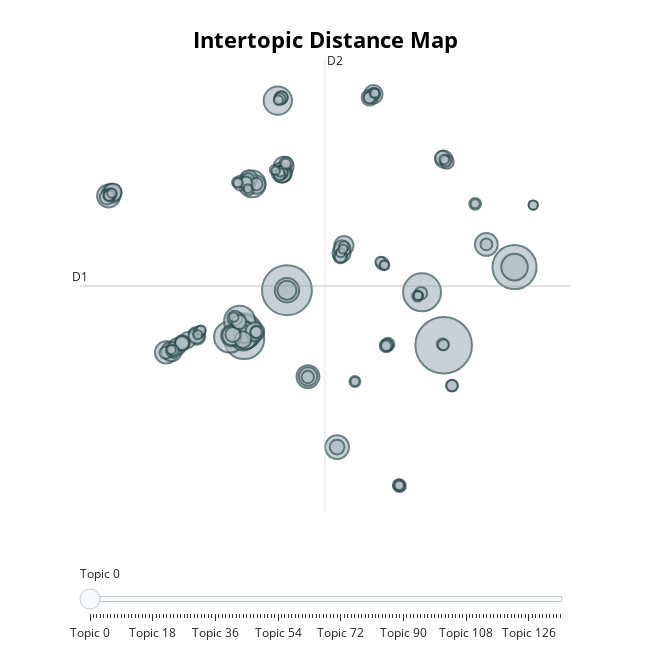

The cell this chart's notebook holds for it:
### Code cell
bert_model.visualize_topics()

### Figure 1 — Plotly figure (JSON) as saved in the notebook; plotly's stock layout.template omitted (floating-point values rounded to 4 significant figures; data arrays with more than 128 entries replaced by an {"elided": "..."} marker saying what was removed)
{"data": [{"customdata": {"elided": "136x3 mixed values"}, "hovertemplate": "<b>Topic %{customdata[0]}</b><br>%{customdata[1]}<br>Size: %{customdata[2]}", "legendgroup": "", "marker": {"color": "#B0BEC5", "line": {"color": "DarkSlateGrey", "width": 2}, "size": {"elided": "136 int values"}, "sizemode": "area", "sizeref": 0.2838, "symbol": "circle"}, "mode": "markers", "name": "", "orientation": "v", "showlegend": false, "type": "scatter", "x": {"elided": "136 float values"}, "xaxis": "x", "y": {"elided": "136 float values"}, "yaxis": "y"}], "layout": {"annotations": [{"showarrow": false, "text": "D1", "x": -15.28, "y": 2.421, "yshift": 10}, {"showarrow": false, "text": "D2", "x": 2.703, "xshift": 10, "y": 21.98}], "height": 650, "hoverlabel": {"bgcolor": "white", "font": {"family": "Rockwell", "size": 16}}, "legend": {"itemsizing": "constant", "tracegroupgap": 0}, "margin": {"t": 60}, "shapes": [{"line": {"color": "#CFD8DC", "width": 2}, "type": "line", "x0": 2.703, "x1": 2.703, "y0": -17.14, "y1": 21.98}, {"line": {"color": "#9E9E9E", "width": 2}, "type": "line", "x0": -15.28, "x1": 20.69, "y0": 2.421, "y1": 2.421}], "sliders": [{"active": 0, "pad": {"t": 50}, "steps": [{"args": [{"marker.color": {"elided": "1x136 str values"}}], "label": "Topic 0", "method": "update"}, {"args": [{"marker.color": {"elided": "1x136 str values"}}], "label": "Topic 1", "method": "update"}, {"args": [{"marker.color": {"elided": "1x136 str values"}}], "label": "Topic 2", "method": "update"}, {"args": [{"marker.color": {"elided": "1x136 str values"}}], "label": "Topic 3", "method": "update"}, {"args": [{"marker.color": {"elided": "1x136 str values"}}], "label": "Topic 4", "method": "update"}, {"args": [{"marker.color": {"elided": "1x136 str values"}}], "label": "Topic 5", "method": "update"}, {"args": [{"marker.color": {"elided": "1x136 str values"}}], "label": "Topic 6", "method": "update"}, {"args": [{"marker.color": {"elided": "1x136 str values"}}], "label": "Topic 7", "method": "update"}, {"args": [{"marker.color": {"elided": "1x136 str values"}}], "label": "Topic 8", "method": "update"}, {"args": [{"marker.color": {"elided": "1x136 str values"}}], "label": "Topic 9", "method": "update"}, {"args": [{"marker.color": {"elided": "1x136 str values"}}], "label": "Topic 10", "method": "update"}, {"args": [{"marker.color": {"elided": "1x136 str values"}}], "label": "Topic 11", "method": "update"}, {"args": [{"marker.color": {"elided": "1x136 str values"}}], "label": "Topic 12", "method": "update"}, {"args": [{"marker.color": {"elided": "1x136 str values"}}], "label": "Topic 13", "method": "update"}, {"args": [{"marker.color": {"elided": "1x136 str values"}}], "label": "Topic 14", "method": "update"}, {"args": [{"marker.color": {"elided": "1x136 str values"}}], "label": "Topic 15", "method": "update"}, {"args": [{"marker.color": {"elided": "1x136 str values"}}], "label": "Topic 16", "method": "update"}, {"args": [{"marker.color": {"elided": "1x136 str values"}}], "label": "Topic 17", "method": "update"}, {"args": [{"marker.color": {"elided": "1x136 str values"}}], "label": "Topic 18", "method": "update"}, {"args": [{"marker.color": {"elided": "1x136 str values"}}], "label": "Topic 19", "method": "update"}, {"args": [{"marker.color": {"elided": "1x136 str values"}}], "label": "Topic 20", "method": "update"}, {"args": [{"marker.color": {"elided": "1x136 str values"}}], "label": "Topic 21", "method": "update"}, {"args": [{"marker.color": {"elided": "1x136 str values"}}], "label": "Topic 22", "method": "update"}, {"args": [{"marker.color": {"elided": "1x136 str values"}}], "label": "Topic 23", "method": "update"}, {"args": [{"marker.color": {"elided": "1x136 str values"}}], "label": "Topic 24", "method": "update"}, {"args": [{"marker.color": {"elided": "1x136 str values"}}], "label": "Topic 25", "method": "update"}, {"args": [{"marker.color": {"elided": "1x136 str values"}}], "label": "Topic 26", "method": "update"}, {"args": [{"marker.color": {"elided": "1x136 str values"}}], "label": "Topic 27", "method": "update"}, {"args": [{"marker.color": {"elided": "1x136 str values"}}], "label": "Topic 28", "method": "update"}, {"args": [{"marker.color": {"elided": "1x136 str values"}}], "label": "Topic 29", "method": "update"}, {"args": [{"marker.color": {"elided": "1x136 str values"}}], "label": "Topic 30", "method": "update"}, {"args": [{"marker.color": {"elided": "1x136 str values"}}], "label": "Topic 31", "method": "update"}, {"args": [{"marker.color": {"elided": "1x136 str values"}}], "label": "Topic 32", "method": "update"}, {"args": [{"marker.color": {"elided": "1x136 str values"}}], "label": "Topic 33", "method": "update"}, {"args": [{"marker.color": {"elided": "1x136 str values"}}], "label": "Topic 34", "method": "update"}, {"args": [{"marker.color": {"elided": "1x136 str values"}}], "label": "Topic 35", "method": "update"}, {"args": [{"marker.color": {"elided": "1x136 str values"}}], "label": "Topic 36", "method": "update"}, {"args": [{"marker.color": {"elided": "1x136 str values"}}], "label": "Topic 37", "method": "update"}, {"args": [{"marker.color": {"elided": "1x136 str values"}}], "label": "Topic 38", "method": "update"}, {"args": [{"marker.color": {"elided": "1x136 str values"}}], "label": "Topic 39", "method": "update"}, {"args": [{"marker.color": {"elided": "1x136 str values"}}], "label": "Topic 40", "method": "update"}, {"args": [{"marker.color": {"elided": "1x136 str values"}}], "label": "Topic 41", "method": "update"}, {"args": [{"marker.color": {"elided": "1x136 str values"}}], "label": "Topic 42", "method": "update"}, {"args": [{"marker.color": {"elided": "1x136 str values"}}], "label": "Topic 43", "method": "update"}, {"args": [{"marker.color": {"elided": "1x136 str values"}}], "label": "Topic 44", "method": "update"}, {"args": [{"marker.color": {"elided": "1x136 str values"}}], "label": "Topic 45", "method": "update"}, {"args": [{"marker.color": {"elided": "1x136 str values"}}], "label": "Topic 46", "method": "update"}, {"args": [{"marker.color": {"elided": "1x136 str values"}}], "label": "Topic 47", "method": "update"}, {"args": [{"marker.color": {"elided": "1x136 str values"}}], "label": "Topic 48", "method": "update"}, {"args": [{"marker.color": {"elided": "1x136 str values"}}], "label": "Topic 49", "method": "update"}, {"args": [{"marker.color": {"elided": "1x136 str values"}}], "label": "Topic 50", "method": "update"}, {"args": [{"marker.color": {"elided": "1x136 str values"}}], "label": "Topic 51", "method": "update"}, {"args": [{"marker.color": {"elided": "1x136 str values"}}], "label": "Topic 52", "method": "update"}, {"args": [{"marker.color": {"elided": "1x136 str values"}}], "label": "Topic 53", "method": "update"}, {"args": [{"marker.color": {"elided": "1x136 str values"}}], "label": "Topic 54", "method": "update"}, {"args": [{"marker.color": {"elided": "1x136 str values"}}], "label": "Topic 55", "method": "update"}, {"args": [{"marker.color": {"elided": "1x136 str values"}}], "label": "Topic 56", "method": "update"}, {"args": [{"marker.color": {"elided": "1x136 str values"}}], "label": "Topic 57", "method": "update"}, {"args": [{"marker.color": {"elided": "1x136 str values"}}], "label": "Topic 58", "method": "update"}, {"args": [{"marker.color": {"elided": "1x136 str values"}}], "label": "Topic 59", "method": "update"}, {"args": [{"marker.color": {"elided": "1x136 str values"}}], "label": "Topic 60", "method": "update"}, {"args": [{"marker.color": {"elided": "1x136 str values"}}], "label": "Topic 61", "method": "update"}, {"args": [{"marker.color": {"elided": "1x136 str values"}}], "label": "Topic 62", "method": "update"}, {"args": [{"marker.color": {"elided": "1x136 str values"}}], "label": "Topic 63", "method": "update"}, {"args": [{"marker.color": {"elided": "1x136 str values"}}], "label": "Topic 64", "method": "update"}, {"args": [{"marker.color": {"elided": "1x136 str values"}}], "label": "Topic 65", "method": "update"}, {"args": [{"marker.color": {"elided": "1x136 str values"}}], "label": "Topic 66", "method": "update"}, {"args": [{"marker.color": {"elided": "1x136 str values"}}], "label": "Topic 67", "method": "update"}, {"args": [{"marker.color": {"elided": "1x136 str values"}}], "label": "Topic 68", "method": "update"}, {"args": [{"marker.color": {"elided": "1x136 str values"}}], "label": "Topic 69", "method": "update"}, {"args": [{"marker.color": {"elided": "1x136 str values"}}], "label": "Topic 70", "method": "update"}, {"args": [{"marker.color": {"elided": "1x136 str values"}}], "label": "Topic 71", "method": "update"}, {"args": [{"marker.color": {"elided": "1x136 str values"}}], "label": "Topic 72", "method": "update"}, {"args": [{"marker.color": {"elided": "1x136 str values"}}], "label": "Topic 73", "method": "update"}, {"args": [{"marker.color": {"elided": "1x136 str values"}}], "label": "Topic 74", "method": "update"}, {"args": [{"marker.color": {"elided": "1x136 str values"}}], "label": "Topic 75", "method": "update"}, {"args": [{"marker.color": {"elided": "1x136 str values"}}], "label": "Topic 76", "method": "update"}, {"args": [{"marker.color": {"elided": "1x136 str values"}}], "label": "Topic 77", "method": "update"}, {"args": [{"marker.color": {"elided": "1x136 str values"}}], "label": "Topic 78", "method": "update"}, {"args": [{"marker.color": {"elided": "1x136 str values"}}], "label": "Topic 79", "method": "update"}, {"args": [{"marker.color": {"elided": "1x136 str values"}}], "label": "Topic 80", "method": "update"}, {"args": [{"marker.color": {"elided": "1x136 str values"}}], "label": "Topic 81", "method": "update"}, {"args": [{"marker.color": {"elided": "1x136 str values"}}], "label": "Topic 82", "method": "update"}, {"args": [{"marker.color": {"elided": "1x136 str values"}}], "label": "Topic 83", "method": "update"}, {"args": [{"marker.color": {"elided": "1x136 str values"}}], "label": "Topic 84", "method": "update"}, {"args": [{"marker.color": {"elided": "1x136 str values"}}], "label": "Topic 85", "method": "update"}, {"args": [{"marker.color": {"elided": "1x136 str values"}}], "label": "Topic 86", "method": "update"}, {"args": [{"marker.color": {"elided": "1x136 str values"}}], "label": "Topic 87", "method": "update"}, {"args": [{"marker.color": {"elided": "1x136 str values"}}], "label": "Topic 88", "method": "update"}, {"args": [{"marker.color": {"elided": "1x136 str values"}}], "label": "Topic 89", "method": "update"}, {"args": [{"marker.color": {"elided": "1x136 str values"}}], "label": "Topic 90", "method": "update"}, {"args": [{"marker.color": {"elided": "1x136 str values"}}], "label": "Topic 91", "method": "update"}, {"args": [{"marker.color": {"elided": "1x136 str values"}}], "label": "Topic 92", "method": "update"}, {"args": [{"marker.color": {"elided": "1x136 str values"}}], "label": "Topic 93", "method": "update"}, {"args": [{"marker.color": {"elided": "1x136 str values"}}], "label": "Topic 94", "method": "update"}, {"args": [{"marker.color": {"elided": "1x136 str values"}}], "label": "Topic 95", "method": "update"}, {"args": [{"marker.color": {"elided": "1x136 str values"}}], "label": "Topic 96", "method": "update"}, {"args": [{"marker.color": {"elided": "1x136 str values"}}], "label": "Topic 97", "method": "update"}, {"args": [{"marker.color": {"elided": "1x136 str values"}}], "label": "Topic 98", "method": "update"}, {"args": [{"marker.color": {"elided": "1x136 str values"}}], "label": "Topic 99", "method": "update"}, {"args": [{"marker.color": {"elided": "1x136 str values"}}], "label": "Topic 100", "method": "update"}, {"args": [{"marker.color": {"elided": "1x136 str values"}}], "label": "Topic 101", "method": "update"}, {"args": [{"marker.color": {"elided": "1x136 str values"}}], "label": "Topic 102", "method": "update"}, {"args": [{"marker.color": {"elided": "1x136 str values"}}], "label": "Topic 103", "method": "update"}, {"args": [{"marker.color": {"elided": "1x136 str values"}}], "label": "Topic 104", "method": "update"}, {"args": [{"marker.color": {"elided": "1x136 str values"}}], "label": "Topic 105", "method": "update"}, {"args": [{"marker.color": {"elided": "1x136 str values"}}], "label": "Topic 106", "method": "update"}, {"args": [{"marker.color": {"elided": "1x136 str values"}}], "label": "Topic 107", "method": "update"}, {"args": [{"marker.color": {"elided": "1x136 str values"}}], "label": "Topic 108", "method": "update"}, {"args": [{"marker.color": {"elided": "1x136 str values"}}], "label": "Topic 109", "method": "update"}, {"args": [{"marker.color": {"elided": "1x136 str values"}}], "label": "Topic 110", "method": "update"}, {"args": [{"marker.color": {"elided": "1x136 str values"}}], "label": "Topic 111", "method": "update"}, {"args": [{"marker.color": {"elided": "1x136 str values"}}], "label": "Topic 112", "method": "update"}, {"args": [{"marker.color": {"elided": "1x136 str values"}}], "label": "Topic 113", "method": "update"}, {"args": [{"marker.color": {"elided": "1x136 str values"}}], "label": "Topic 114", "method": "update"}, {"args": [{"marker.color": {"elided": "1x136 str values"}}], "label": "Topic 115", "method": "update"}, {"args": [{"marker.color": {"elided": "1x136 str values"}}], "label": "Topic 116", "method": "update"}, {"args": [{"marker.color": {"elided": "1x136 str values"}}], "label": "Topic 117", "method": "update"}, {"args": [{"marker.color": {"elided": "1x136 str values"}}], "label": "Topic 118", "method": "update"}, {"args": [{"marker.color": {"elided": "1x136 str values"}}], "label": "Topic 119", "method": "update"}, {"args": [{"marker.color": {"elided": "1x136 str values"}}], "label": "Topic 120", "method": "update"}, {"args": [{"marker.color": {"elided": "1x136 str values"}}], "label": "Topic 121", "method": "update"}, {"args": [{"marker.color": {"elided": "1x136 str values"}}], "label": "Topic 122", "method": "update"}, {"args": [{"marker.color": {"elided": "1x136 str values"}}], "label": "Topic 123", "method": "update"}, {"args": [{"marker.color": {"elided": "1x136 str values"}}], "label": "Topic 124", "method": "update"}, {"args": [{"marker.color": {"elided": "1x136 str values"}}], "label": "Topic 125", "method": "update"}, {"args": [{"marker.color": {"elided": "1x136 str values"}}], "label": "Topic 126", "method": "update"}, {"args": [{"marker.color": {"elided": "1x136 str values"}}], "label": "Topic 127", "method": "update"}, {"args": [{"marker.color": {"elided": "1x136 str values"}}], "label": "Topic 128", "method": "update"}, {"args": [{"marker.color": {"elided": "1x136 str values"}}], "label": "Topic 129", "method": "update"}, {"args": [{"marker.color": {"elided": "1x136 str values"}}], "label": "Topic 130", "method": "update"}, {"args": [{"marker.color": {"elided": "1x136 str values"}}], "label": "Topic 131", "method": "update"}, {"args": [{"marker.color": {"elided": "1x136 str values"}}], "label": "Topic 132", "method": "update"}, {"args": [{"marker.color": {"elided": "1x136 str values"}}], "label": "Topic 133", "method": "update"}, {"args": [{"marker.color": {"elided": "1x136 str values"}}], "label": "Topic 134", "method": "update"}, {"args": [{"marker.color": {"elided": "1x136 str values"}}], "label": "Topic 135", "method": "update"}]}], "title": {"font": {"color": "Black", "size": 22}, "text": "<b>Intertopic Distance Map</b>", "x": 0.5, "xanchor": "center", "y": 0.95, "yanchor": "top"}, "width": 650, "xaxis": {"anchor": "y", "domain": [0, 1], "range": [-15.28, 20.69], "title": {"text": ""}, "visible": false}, "yaxis": {"anchor": "x", "domain": [0, 1], "range": [-17.14, 21.98], "title": {"text": ""}, "visible": false}}}
